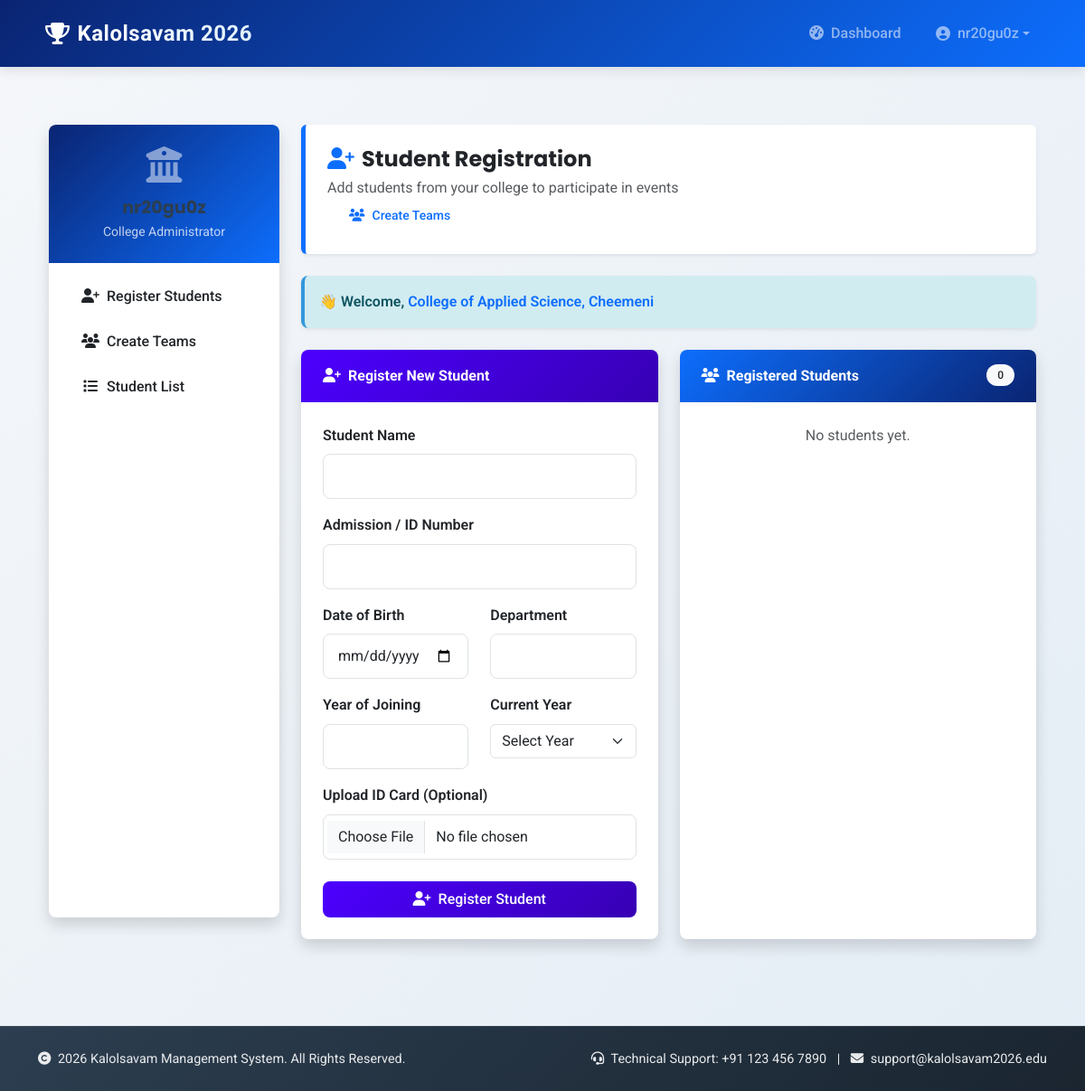
/register/ (signed in), run on the app's committed database.
### accounts/models.py (models this page shows, shortened)
class CustomUser(AbstractUser):
    ROLE_CHOICES = (
        ('college', 'College'),
        ('organizer', 'Organizer'),
        ('admin', 'Admin'),
    )
    role = models.CharField(max_length=20, choices=ROLE_CHOICES, default='college')
    college_name = models.CharField(max_length=255, blank=True, null=True)
    REQUIRED_FIELDS = ["email"]
    USERNAME_FIELD = "username"

### accounts/views.py (the view)
# urls.py: path('register/', views.user_register, name='register'),  # signup only
def user_register(request):
    if request.method == "POST":
        form = RegisterForm(request.POST)
        if form.is_valid():
            form.save()
            messages.success(request, "Account created successfully! Please log in.")
            return redirect("login")
    else:
        form = RegisterForm()
    return render(request, "accounts/register.html", {"form": form})

### accounts/templates/accounts/register.html (shortened to what this page needs)
{% extends 'base.html' %}
{% load widget_tweaks %}
{% load static %}
{% block content %}
<div class="container-fluid py-4 college-dashboard">
    <div class="row">
        <div class="col-lg-3 col-md-4 mb-4">
            <div class="card sidebar-card shadow border-0 h-100">
                <div class="gradient-header text-white p-4 text-center rounded-top">
                    <i class="fas fa-university fa-3x mb-3 text-white-50"></i>
                    <h5 class="fw-bold mb-1">{{ user.first_name|default:user.username }}</h5>
                    <p class="small opacity-75 mb-0">College Administrator</p>
                </div>
                <div class="p-3">
                    <ul class="nav nav-pills flex-column">
                        <li class="nav-item">
                            <a class="nav-link {% if request.path == '/college/register-student/' %}active{% endif %}"
                               href="{% url 'register_student' %}">
                                <i class="fas fa-user-plus me-2"></i>Register Students
                            </a>
                        </li>
                        <li class="nav-item">
                            <a class="nav-link {% if request.path == '/team/create/' %}active{% endif %}"
                               href="{% url 'team_creation' %}">
                                <i class="fas fa-users me-2"></i>Create Teams
                            </a>
                        </li>
                        <li class="nav-item">
                            <a class="nav-link" href="#">
                                <i class="fas fa-list me-2"></i>Student List
                            </a>
                        </li>
                    </ul>
                </div>
            </div>
        </div>
        <div class="col-lg-9 col-md-8">
            <div class="main-header mb-4 p-4 rounded shadow-sm">
                <div>
                    <h2 class="h4 fw-bold text-dark mb-1">
                        <i class="fas fa-user-plus me-2 text-primary"></i>Student Registration
                    </h2>
                    <p class="text-muted mb-0">Add students from your college to participate in events</p>
                </div>
                <div>
                    <a href="{% url 'team_creation' %}" class="btn btn-outline-primary btn-sm">
                        <i class="fas fa-users me-2"></i>Create Teams
                    </a>
                </div>
            </div>
            <div class="alert alert-info shadow-sm mb-4 fw-semibold">
                👋 Welcome, <span class="text-primary">{{ user.college_name }}</span>
            </div>
            <div class="row g-4">
                <div class="col-lg-6 col-md-12">
                    <div class="card shadow border-0 h-100">
                        <div class="card-header text-white fw-bold" style="background: linear-gradient(135deg,#4c00ff,#3700b3);">
                            <i class="fas fa-user-plus me-2"></i>Register New Student
                        </div>
                        <div class="card-body p-4">
                            <form method="POST" enctype="multipart/form-data" action="{% url 'register_student' %}">
                                <label class="form-label fw-semibold">Student Name</label>
                                <input type="text" name="name" class="form-control mb-3" required>
                                <label class="form-label fw-semibold">Admission / ID Number</label>
                                <input type="text" name="id_card" class="form-control mb-3" required>
                                <div class="row">
                                    <div class="col-md-6">
                                        <label class="form-label fw-semibold">Date of Birth</label>
                                        <input type="date" name="date_of_birth" class="form-control mb-3" required>
                                    </div>
                                    <div class="col-md-6">
                                        <label class="form-label fw-semibold">Department</label>
                                        <input type="text" name="department" class="form-control mb-3" required>
                                    </div>
                                </div>
                                <div class="row">
                                    <div class="col-md-6">
                                        <label class="form-label fw-semibold">Year of Joining</label>
                                        <input type="number" name="year_of_joining" class="form-control mb-3"
                                            min="2000" max="2026" required>
                                    </div>
                                    <div class="col-md-6">
                                        <label class="form-label fw-semibold">Current Year</label>
                                        <select name="current_year" class="form-select mb-3" required>
                                            <option value="">Select Year</option>
                                        </select>
                                    </div>
                                </div>
                                <label class="form-label fw-semibold">Upload ID Card (Optional)</label>
                                <input type="file" name="id_card_file" class="form-control mb-4"
                                    accept=".pdf,.jpg,.jpeg,.png">
                                <button type="submit" class="btn btn-primary w-100"
                                    style="background: linear-gradient(135deg,#4c00ff,#3700b3);">
                                    <i class="fas fa-user-plus me-2"></i>Register Student
                                </button>
                            </form>
                        </div>
                    </div>
                </div>
                <div class="col-lg-6 col-md-12">
                    <div class="card shadow border-0 h-100">
                        <div class="card-header bg-secondary text-white fw-bold">
                            <i class="fas fa-users me-2"></i>Registered Students
                            <span class="badge bg-light text-dark float-end">{{ students|length }}</span>
                        </div>
                        <div class="card-body p-0">
                            {% if students %}
                            <div style="max-height: 480px; overflow-y: auto;">
                                <table class="table align-middle table-hover mb-0">
                                    <tbody>
                                    {% for s in students %}
                                        <tr>
                                            <td class="ps-4">
                                                <strong>{{ s.name }}</strong><br>
                                                <small class="text-muted">{{ s.department }}</small>
                                            </td>
                                            <td>
                                                <span class="badge bg-secondary">Year {{ s.current_year }}</span>
                                            </td>
                                            <td align="right" class="pe-4">
                                                <div class="btn-group">
                                                    {% if s.id_card_file %}
                                                    <a class="btn btn-outline-info btn-sm" href="{{ s.id_card_file.url }}" target="_blank">
                                                        <i class="fas fa-file"></i>
                                                    </a>
                                                    {% endif %}
                                                    <a href="{% url 'edit_student' s.id %}" class="btn btn-outline-warning btn-sm">
                                                        <i class="fas fa-edit"></i>
                                                    </a>
                                                </div>
                                            </td>
                                        </tr>
                                    {% endfor %}
                                    </tbody>
                                </table>
                            </div>
                            {% else %}
                            <p class="text-center py-4 text-muted">No students yet.</p>
                            {% endif %}
                        </div>
                    </div>
                </div>
            </div>
        </div>
    </div>
</div>
{% endblock %}

### accounts/templates/base.html (shortened to what this page needs)
{% load static %}
<!DOCTYPE html>
<html lang="en">
<head>
    <link href="https://cdn.jsdelivr.net/npm/bootstrap@5.3.2/dist/css/bootstrap.min.css" rel="stylesheet"
>
    <link rel="stylesheet" href="https://cdnjs.cloudflare.com/ajax/libs/font-awesome/6.4.0/css/all.min.css"
>
    <link rel="stylesheet" href="{% static 'css/custom.css' %}">
</head>
<body class="d-flex flex-column">
    <nav class="navbar navbar-expand-lg navbar-dark sticky-top">
        <div class="container">
            <a class="navbar-brand d-flex align-items-center" href="{% url 'home' %}">
                <i class="fas fa-trophy me-2"></i>
                <span>Kalolsavam 2026</span>
            </a>
            <div class="collapse navbar-collapse" id="navbarNav">
                <ul class="navbar-nav ms-auto">
                    {% if user.is_authenticated %}
                        <li class="nav-item">
                            <a class="nav-link" href="{% url 'college_dashboard' %}">
                                <i class="fas fa-tachometer-alt me-2"></i>Dashboard
                            </a>
                        </li>
                        <li class="nav-item dropdown">
                            <a class="nav-link dropdown-toggle d-flex align-items-center" href="#"
                               id="userDropdown" role="button" data-bs-toggle="dropdown"
                               aria-expanded="false">
                                <i class="fas fa-user-circle me-2"></i>
                                <span class="text-truncate" style="max-width: 150px;">
                                    {{ user.first_name|default:user.username }}
                                </span>
                            </a>
                        </li>
                    {% else %}
                        <li class="nav-item">
                            <a class="nav-link btn btn-outline-light px-3" href="{% url 'login' %}">
                                <i class="fas fa-sign-in-alt me-2"></i>Login
                            </a>
                        </li>
                    {% endif %}
                </ul>
            </div>
        </div>
    </nav>
    <main class="page-container">
        <div class="container py-4">
            {% block content %}
            {% endblock %}
        </div>
    </main>
    <footer class="footer">
        <div class="container">
            <div class="row align-items-center">
                <div class="col-md-6 text-center text-md-start mb-2 mb-md-0">
                    <p class="mb-0">
                        <i class="fas fa-copyright me-1"></i> 2026 Kalolsavam Management System. All Rights Reserved.
                    </p>
                </div>
                <div class="col-md-6 text-center text-md-end">
                    <p class="mb-0">
                        <i class="fas fa-headset me-1"></i> Technical Support: +91 123 456 7890
                        <span class="mx-2">|</span>
                        <i class="fas fa-envelope me-1"></i> support@kalolsavam2026.edu
                    </p>
                </div>
            </div>
        </div>
    </footer>
</body>
</html>

### data on the page
CustomUser: first_name "nr20gu0z", college_name "College of Applied Science, Cheemeni"

### other printed values
{{ students|length }} "0"
